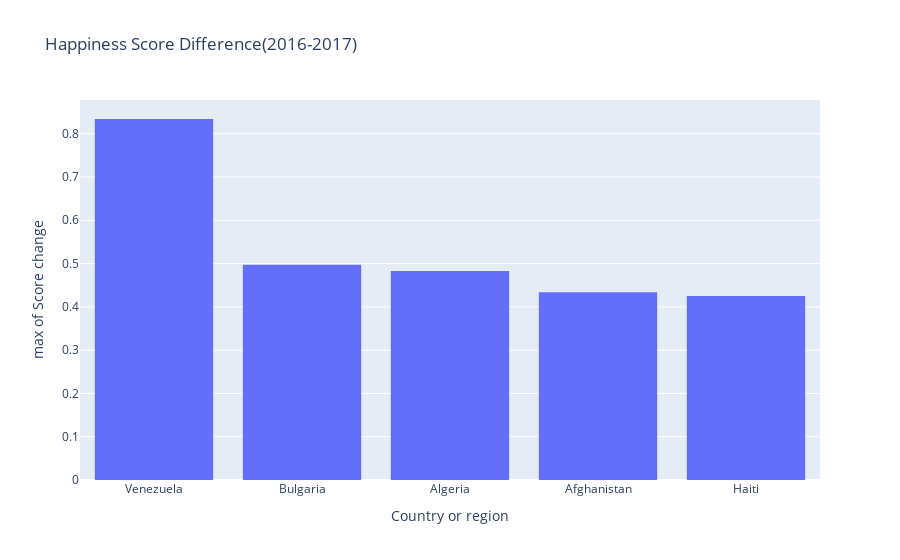

Write notebook code for a chart like this one.
### Code cell
fig = px.histogram(df, x=score_2016_2017_df["Country"].head(5), y=score_2016_2017_df["Score change (2016-2017)"].head(5),
                   labels={'x':'Country or region', "y":"Score change"},
                   histfunc='max',
                  title="Happiness Score Difference(2016-2017)")
fig.show()

### Figure 1 — Plotly figure (JSON) as saved in the notebook; plotly's stock layout.template omitted (floating-point values rounded to 4 significant figures)
{"data": [{"alignmentgroup": "True", "bingroup": "x", "histfunc": "max", "hovertemplate": "Country or region=%{x}<br>max of Score change=%{y}<extra></extra>", "legendgroup": "", "marker": {"color": "#636efa", "pattern": {"shape": ""}}, "name": "", "offsetgroup": "", "orientation": "v", "showlegend": false, "type": "histogram", "x": ["Venezuela", "Bulgaria", "Algeria", "Afghanistan", "Haiti"], "xaxis": "x", "y": [0.834, 0.497, 0.483, 0.434, 0.425], "yaxis": "y"}], "layout": {"barmode": "relative", "legend": {"tracegroupgap": 0}, "title": {"text": "Happiness Score Difference(2016-2017)"}, "xaxis": {"anchor": "y", "domain": [0, 1], "title": {"text": "Country or region"}}, "yaxis": {"anchor": "x", "domain": [0, 1], "title": {"text": "max of Score change"}}}}
